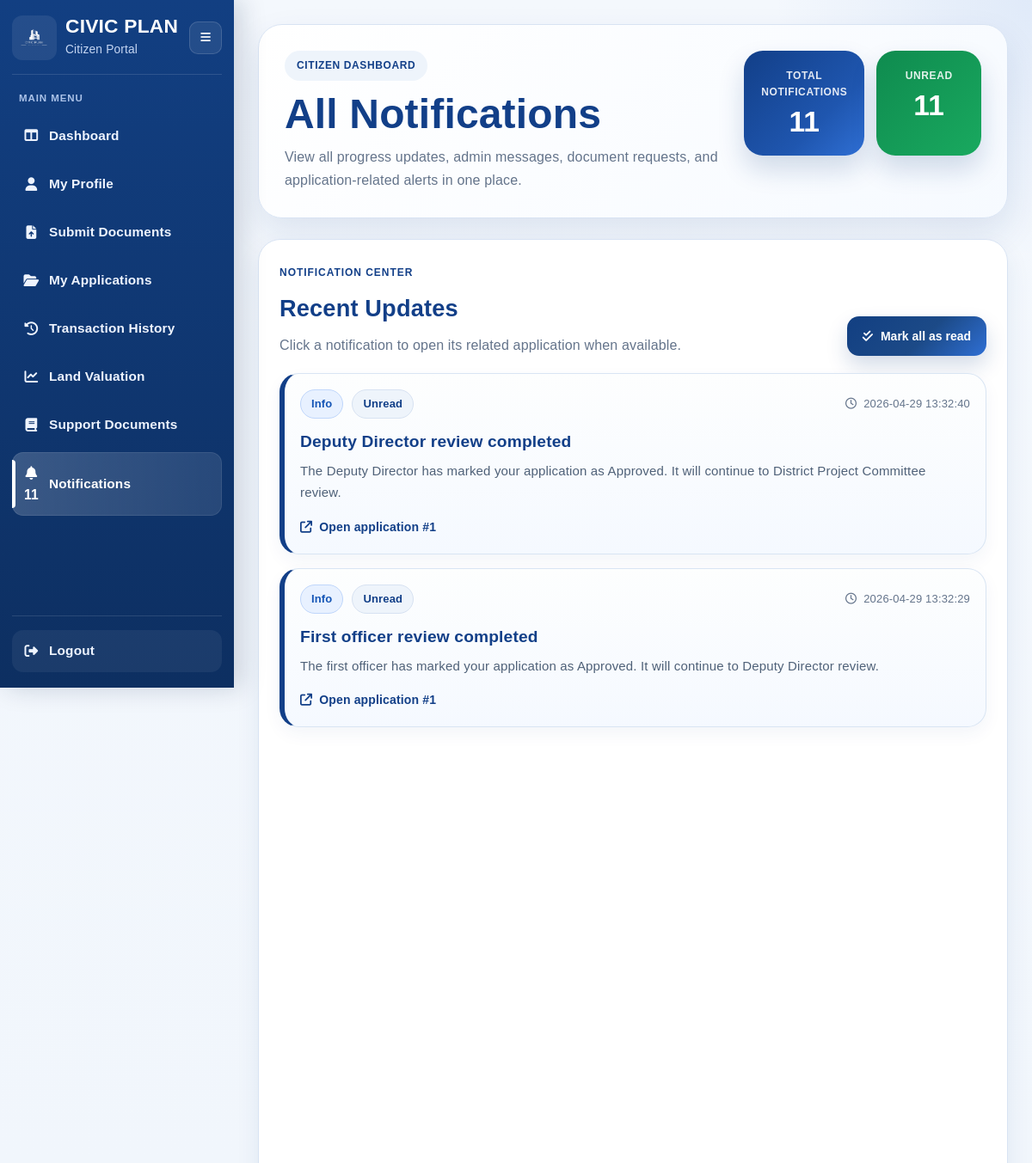
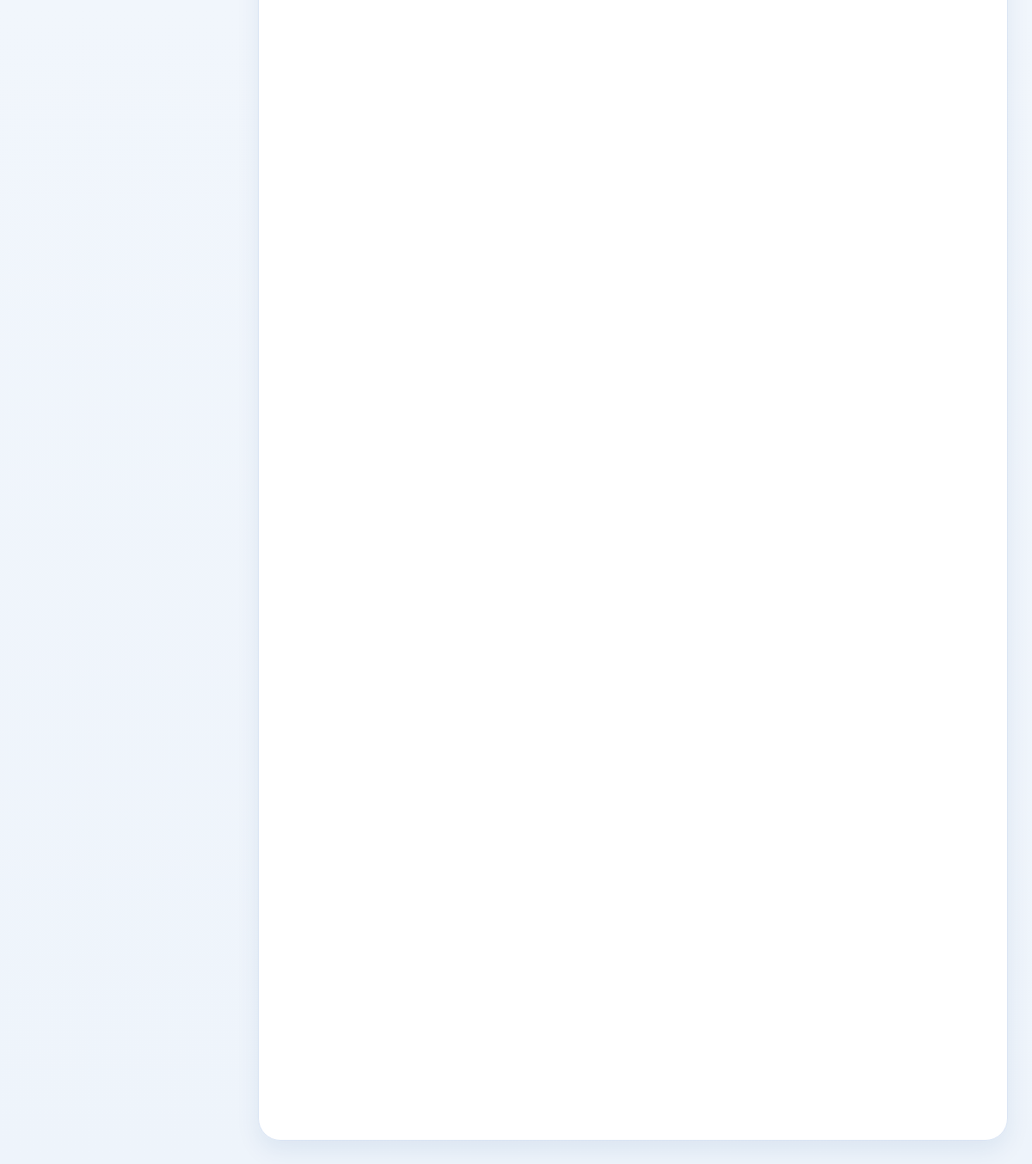
/all-notifications (signed in), run on the app's committed database (2 pictures, top to bottom).
### tables this page shows
CREATE TABLE user_notifications (
        notification_id INTEGER PRIMARY KEY AUTOINCREMENT,
        user_id INTEGER NOT NULL,
        application_id INTEGER,
        title TEXT NOT NULL,
        message TEXT NOT NULL,
        notification_type TEXT DEFAULT 'info',
        is_read INTEGER DEFAULT 0,
        created_at TEXT DEFAULT CURRENT_TIMESTAMP,
        FOREIGN KEY (user_id) REFERENCES users(user_id),
        FOREIGN KEY (application_id) REFERENCES planning_applications(application_id)
    );

### routes/user_routes.py (the view)
@user_bp.route("/all-notifications")
@user_login_required
def all_notifications():
    user, redirect_response = user_required()
    if redirect_response:
        return redirect_response
    conn = get_connection()
    cursor = conn.cursor()
    cursor.execute(
        """
        SELECT *
        FROM user_notifications
        WHERE user_id = ?
        ORDER BY created_at DESC
        """,
        (user["user_id"],),
    )
    notifications = cursor.fetchall()
    cursor.execute(
        """
        SELECT COUNT(*) AS unread_count
        FROM user_notifications
        WHERE user_id = ? AND is_read = 0
        """,
        (user["user_id"],),
    )
    unread_row = cursor.fetchone()
    unread_notifications = unread_row["unread_count"] if unread_row else 0
    conn.close()
    return render_template(
        "all_notifications.html",
        user=user,
        notifications=notifications,
        unread_notifications=unread_notifications,
        active_page="notifications",
    )

### database/db_connection.py (called while the page is built)
def get_connection():
    conn = sqlite3.connect(DB_PATH)
    conn.row_factory = sqlite3.Row
    conn.execute("PRAGMA foreign_keys = ON")
    return conn

### routes/password_reset_routes.py (called while the page is built)
def _is_logged_in_user():
    return session.get("user_id") is not None or session.get("admin_id") is not None

@password_reset_bp.app_context_processor
def inject_password_reset_context():
    return_to = session.get("password_reset_return_to")
    if return_to == "account" and _is_logged_in_user():
        reset_back_url = url_for("user.account")
        reset_back_text = "Back to My Account"
    else:
        reset_back_url = url_for("auth.login")
        reset_back_text = "Back to Login"
    return {
        "reset_logged_in": _is_logged_in_user(),
        "reset_back_url": reset_back_url,
        "reset_back_text": reset_back_text,
    }

### routes/user_routes.py (called while the page is built, shortened)
def user_login_required(view_func):
    @wraps(view_func)
    def wrapper(*args, **kwargs):
        user = get_current_user()
        return view_func(*args, **kwargs)
    return wrapper

@user_bp.after_request
def add_user_no_cache_headers(response):
    response.headers["Cache-Control"] = "no-store, no-cache, must-revalidate, max-age=0"
    response.headers["Pragma"] = "no-cache"
    response.headers["Expires"] = "0"
    return response

def get_current_user():
    if "user_id" not in session:
        return None
    conn = get_connection()
    cursor = conn.cursor()
    cursor.execute(
        """
        SELECT *
        FROM users
        WHERE user_id = ?
        """,
        (session["user_id"],),
    )
    user = cursor.fetchone()
    conn.close()
    return user

def user_required():
    user = get_current_user()
    return user, None

### templates/all_notifications.html (shortened to what this page needs)
<!DOCTYPE html>
<html lang="en">
<head>
    <link rel="stylesheet" href="{{ url_for('static', filename='user_dashboard.css') }}">
    <link rel="stylesheet" href="{{ url_for('static', filename='user_sidebar.css') }}" />
    <link rel="stylesheet" href="{{ url_for('static', filename='all_notifications.css') }}" />
    <link rel="stylesheet" href="https://cdnjs.cloudflare.com/ajax/libs/font-awesome/6.5.0/css/all.min.css" />
</head>
<body class="all-notifications-page">
    <div class="notifications-shell">
        {% include 'partials/user_sidebar.html' %}
        <main class="notifications-main">
            <section class="notifications-hero reveal-up">
                <div class="hero-left">
                    <span class="page-kicker">Citizen Dashboard</span>
                    <h1>All Notifications</h1>
                    <p>
                        View all progress updates, admin messages, document requests,
                        and application-related alerts in one place.
                    </p>
                </div>
                <div class="hero-right">
                    <div class="hero-stat-card">
                        <span class="hero-stat-label">Total Notifications</span>
                        <strong>{{ notifications|length if notifications else 0 }}</strong>
                    </div>
                    <div class="hero-stat-card unread">
                        <span class="hero-stat-label">Unread</span>
                        <strong>{{ unread_notifications or 0 }}</strong>
                    </div>
                </div>
            </section>
            <section class="notifications-panel reveal-up">
                <div class="panel-header">
                    <div>
                        <span class="section-kicker">Notification Center</span>
                        <h2>Recent Updates</h2>
                        <p>Click a notification to open its related application when available.</p>
                    </div>
                    <div class="panel-actions">
                        <button type="button" id="markAllReadPageBtn" class="primary-btn">
                            <i class="fa-solid fa-check-double"></i>
                            Mark all as read
                        </button>
                    </div>
                </div>
                {% if notifications %}
                <div class="notifications-list">
                    {% for notification in notifications %}
                    <article class="notification-card reveal-up {% if notification['is_read'] == 0 %}unread{% endif %}"
                             data-id="{{ notification['notification_id'] }}"
                             data-application-id="{{ notification['application_id'] or '' }}">
                        <div class="notification-top">
                            <div class="notification-type-wrap">
                                <span class="notification-type-pill {{ notification['notification_type'] or 'info' }}">
                                    {{ notification['notification_type'] or 'info' }}
                                </span>
                                {% if notification['is_read'] == 0 %}
                                <span class="unread-dot">Unread</span>
                                {% endif %}
                            </div>
                            <span class="notification-time">
                                <i class="fa-regular fa-clock"></i>
                                {{ notification['created_at'] or '' }}
                            </span>
                        </div>
                        <div class="notification-body">
                            <h3>{{ notification['title'] }}</h3>
                            <p>{{ notification['message'] }}</p>
                            {% if notification['application_id'] %}
                            <div class="notification-meta">
                                <span class="app-link-hint">
                                    <i class="fa-solid fa-arrow-up-right-from-square"></i>
                                    Open application #{{ notification['application_id'] }}
                                </span>
                            </div>
                            {% endif %}
                        </div>
                    </article>
                    {% endfor %}
                </div>
                {% endif %}
            </section>
        </main>
    </div>
</body>
</html>

### static/user_dashboard.css (style rules this page uses)
* { margin: 0; padding: 0; box-sizing: border-box; font-family: Arial, Helvetica, sans-serif; }
:root { --theme-blue: #123f82; --theme-blue-dark: #0d2f61; --theme-blue-light: #1c4a87; --theme-soft: #eef4fb; --theme-soft-2: #f7faff; --theme-border: #d7e2f2; --theme-text: #1b1f28; --theme-muted: #6b7280; --white: #ffffff; --shadow-sm: 0 10px 24px rgba(18, 63, 130, 0.06); --shadow-md: 0 16px 34px rgba(18, 63, 130, 0.10); --shadow-lg: 0 22px 44px rgba(18, 63, 130, 0.16); --radius-xl: 22px; --radius-lg: 18px; --radius-md: 14px; --radius-sm: 10px; --transition: 0.28s ease; }
html { scroll-behavior: smooth; }
body { background: radial-gradient(circle at top right, rgba(33, 91, 176, 0.06), transparent 25%), linear-gradient(180deg, #f4f8fd 0%, #eef3fa 100%); color: var(--theme-text); line-height: 1.6; letter-spacing: 0.01em; overflow-x: hidden; }
.page-kicker { display: inline-flex; align-items: center; min-height: 34px; padding: 0 12px; border-radius: 999px; background: #eaf2ff; color: var(--theme-blue); font-size: 0.78rem; font-weight: 800; letter-spacing: 0.06em; text-transform: uppercase; margin-bottom: 8px; }
.notification-time { font-size: 0.8rem; color: var(--theme-muted); white-space: nowrap; }
.section-kicker { display: inline-block; color: #2563eb; font-size: 0.78rem; font-weight: 700; letter-spacing: 0.05em; text-transform: uppercase; margin-bottom: 8px; }
.panel-header { display: flex; justify-content: space-between; align-items: flex-start; gap: 12px; margin-bottom: 18px; }
.panel-header h2 { color: var(--theme-blue); font-size: 1.3rem; margin-bottom: 4px; }
.reveal-up { opacity: 0; transform: translateY(32px) scale(0.98); transition: opacity 0.7s ease, transform 0.7s cubic-bezier(0.22, 1, 0.36, 1); will-change: opacity, transform; }
.reveal-up.revealed { opacity: 1; transform: translateY(0) scale(1); }

### data on the page
user_notifications: notification_type "Info", is_read "Unread", created_at "2026-04-29 13:32:40", title "Deputy Director review completed", message "The Deputy Director has marked your application as Approved. It will continue to District Project Committee review.", application_id "1"
user_notifications: notification_type "Info", is_read "Unread", created_at "2026-04-29 13:32:29", title "First officer review completed", message "The first officer has marked your application as Approved. It will continue to Deputy Director review.", application_id "1"

### other printed values
{{ unread_notifications }} "11"
{{ notifications|length if notifications else 0 }} "11"
{{ unread_notifications or 0 }} "11"
